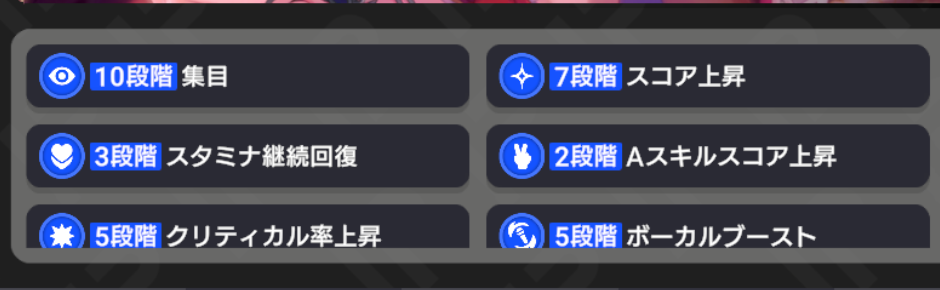
#> input picture research/26_data_integrity/crops_s3/L3_beat_024_p1.png, 940 x 290 px
$ python inspect_slots.py
#> lines starting #> are read from the running program, lines starting #| are printed output that depends on the picture
"""
research/26_data_integrity/inspect_slots.py

スロット切り出しとテンプレートによる効果名・段階数の自動判定。
"""

import os
from PIL import Image
import numpy as np

REPO_ROOT = os.path.abspath(os.path.join(os.path.dirname(__file__), "..", ".."))
CROP_DIR = os.path.join(REPO_ROOT, "research/26_data_integrity/crops_s3")
SLOT_DIR = os.path.join(REPO_ROOT, "research/26_data_integrity/slot_samples")
os.makedirs(SLOT_DIR, exist_ok=True)

# クロップ画像内のスロット位置（y: 10〜240, x: 20〜920）
# 各スロットはおよそ 幅 440, 高さ 60
SLOTS = [
    (18, 14, 452, 74),   # 0: 行1左
    (486, 14, 920, 74),  # 1: 行1右
    (18, 86, 452, 146),  # 2: 行2左
    (486, 86, 920, 146), # 3: 行2右
    (18, 158, 452, 218), # 4: 行3左
    (486, 158, 920, 218) # 5: 行3右
]

# テストでいくつかのスロットを保存
im = Image.open(os.path.join(CROP_DIR, "L3_beat_024_p1.png"))
#> im is the input picture: PIL image 940x290 RGBA; mean R, G, B, A 66.6, 68.9, 82.6, 255
for i, box in enumerate(SLOTS):
    slot_im = im.crop(box)
    slot_im.save(os.path.join(SLOT_DIR, f"test_slot_{i}.png"))
#> this loop made 6 passes
#> pass 1, `slot_im = im.crop(box)`:
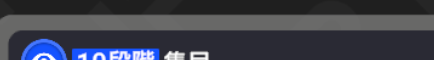
#> slot_im: PIL image 434x60 RGBA; mean R, G, B, A 61.6, 64.3, 76.2, 255
#> pass 2, `slot_im = im.crop(box)`:
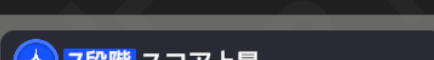
#> slot_im: PIL image 434x60 RGBA; mean R, G, B, A 61.6, 64.1, 75.7, 255
#> pass 3, `slot_im = im.crop(box)`:
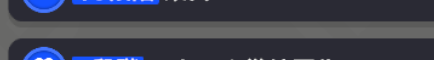
#> slot_im: PIL image 434x60 RGBA; mean R, G, B, A 60, 62.8, 77, 255
#> after the loop:
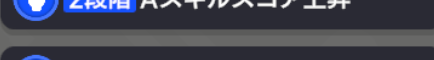
#> slot_im: PIL image 434x60 RGBA; mean R, G, B, A 67.1, 69.8, 83.7, 255

print("Saved test slots.")

$ run again, with research/26_data_integrity/crops_s3/L3_beat_024_p2.png copied over research/26_data_integrity/crops_s3/L3_beat_024_p1.png
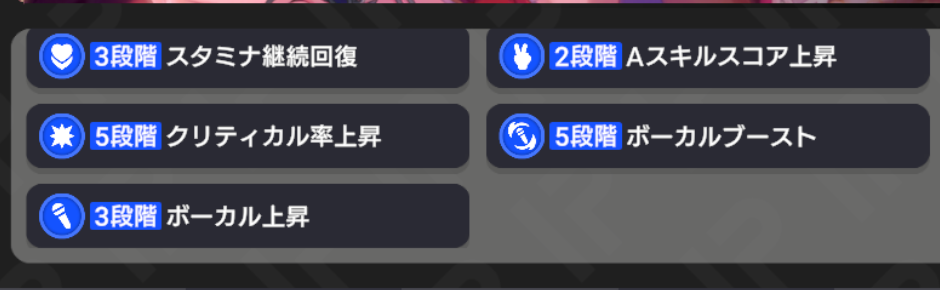
#> input picture research/26_data_integrity/crops_s3/L3_beat_024_p2.png, 940 x 290 px
#> im is the input picture: PIL image 940x290 RGBA; mean R, G, B, A 68.6, 70.5, 82.3, 255
#> the loop `for i, box in enumerate(SLOTS):` made 6 passes
#> pass 1, `slot_im = im.crop(box)`:
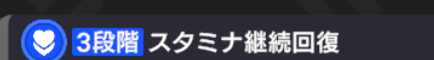
#> slot_im: PIL image 434x60 RGBA; mean R, G, B, A 64, 68.9, 89.2, 255
#> after the loop `for i, box in enumerate(SLOTS):`:
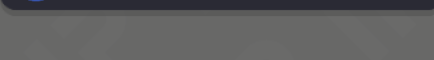
#> slot_im: PIL image 434x60 RGBA; mean R, G, B, A 92.8, 92.8, 93.7, 255
